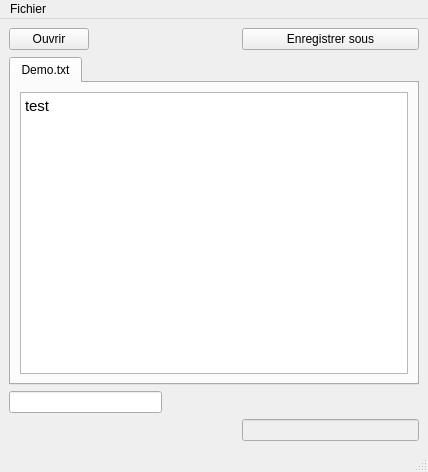
<?xml version="1.0" encoding="UTF-8"?>
<ui version="4.0">
 <class>MainWindow</class>
 <widget class="QMainWindow" name="MainWindow">
  <property name="geometry">
   <rect>
    <x>0</x>
    <y>0</y>
    <width>428</width>
    <height>472</height>
   </rect>
  </property>
  <property name="windowTitle">
   <string>MainWindow</string>
  </property>
  <widget class="QWidget" name="centralwidget">
   <layout class="QGridLayout" name="gridLayout">
    <item row="0" column="0">
     <widget class="QPushButton" name="pushButtonOpen">
      <property name="text">
       <string>Ouvrir</string>
      </property>
     </widget>
    </item>
    <item row="0" column="3">
     <widget class="QPushButton" name="pushButtonSave">
      <property name="text">
       <string>Enregistrer sous</string>
      </property>
     </widget>
    </item>
    <item row="1" column="0" colspan="4">
     <widget class="QTabWidget" name="tabWidget">
      <property name="currentIndex">
       <number>0</number>
      </property>
      <widget class="QWidget" name="tab">
       <attribute name="title">
        <string>Demo.txt</string>
       </attribute>
       <layout class="QGridLayout" name="gridLayout_2">
        <item row="0" column="0">
         <widget class="QTextEdit" name="textEdit">
          <property name="html">
           <string>&lt;!DOCTYPE HTML PUBLIC &quot;-//W3C//DTD HTML 4.0//EN&quot; &quot;http://www.w3.org/TR/REC-html40/strict.dtd&quot;&gt;
&lt;html&gt;&lt;head&gt;&lt;meta name=&quot;qrichtext&quot; content=&quot;1&quot; /&gt;&lt;meta charset=&quot;utf-8&quot; /&gt;&lt;style type=&quot;text/css&quot;&gt;
p, li { white-space: pre-wrap; }
hr { height: 1px; border-width: 0; }
li.unchecked::marker { content: &quot;\2610&quot;; }
li.checked::marker { content: &quot;\2612&quot;; }
&lt;/style&gt;&lt;/head&gt;&lt;body style=&quot; font-family:'Cantarell'; font-size:11pt; font-weight:400; font-style:normal;&quot;&gt;
&lt;p style=&quot; margin-top:0px; margin-bottom:0px; margin-left:0px; margin-right:0px; -qt-block-indent:0; text-indent:0px;&quot;&gt;test&lt;/p&gt;&lt;/body&gt;&lt;/html&gt;</string>
          </property>
         </widget>
        </item>
       </layout>
      </widget>
     </widget>
    </item>
    <item row="2" column="0" colspan="2">
     <widget class="QLineEdit" name="lineEditSearch"/>
    </item>
    <item row="3" column="3">
     <widget class="QLineEdit" name="lineEditCoord">
      <property name="enabled">
       <bool>false</bool>
      </property>
     </widget>
    </item>
    <item row="0" column="1" colspan="2">
     <spacer name="horizontalSpacer">
      <property name="orientation">
       <enum>Qt::Horizontal</enum>
      </property>
      <property name="sizeHint" stdset="0">
       <size>
        <width>146</width>
        <height>23</height>
       </size>
      </property>
     </spacer>
    </item>
   </layout>
  </widget>
  <widget class="QMenuBar" name="menubar">
   <property name="geometry">
    <rect>
     <x>0</x>
     <y>0</y>
     <width>428</width>
     <height>23</height>
    </rect>
   </property>
   <widget class="QMenu" name="menuFichier">
    <property name="title">
     <string>Fichier</string>
    </property>
    <addaction name="actionOuvrir_2"/>
    <addaction name="actionEnregistrer"/>
    <addaction name="actionEnregistrer_sous"/>
    <addaction name="actionFichiers_r_cents"/>
   </widget>
   <addaction name="menuFichier"/>
  </widget>
  <widget class="QStatusBar" name="statusbar"/>
  <action name="actionOuvrir">
   <property name="text">
    <string>Nouveau</string>
   </property>
  </action>
  <action name="actionOuvrir_2">
   <property name="text">
    <string>Ouvrir</string>
   </property>
  </action>
  <action name="actionEnregistrer">
   <property name="text">
    <string>Enregistrer</string>
   </property>
  </action>
  <action name="actionEnregistrer_sous">
   <property name="text">
    <string>Enregistrer sous</string>
   </property>
  </action>
  <action name="actionFichiers_r_cents">
   <property name="text">
    <string>Fichiers récents</string>
   </property>
  </action>
  <action name="actionAide">
   <property name="text">
    <string>Aide</string>
   </property>
  </action>
  <action name="actionA_propos">
   <property name="text">
    <string>A propos</string>
   </property>
  </action>
 </widget>
 <resources/>
 <connections/>
</ui>
